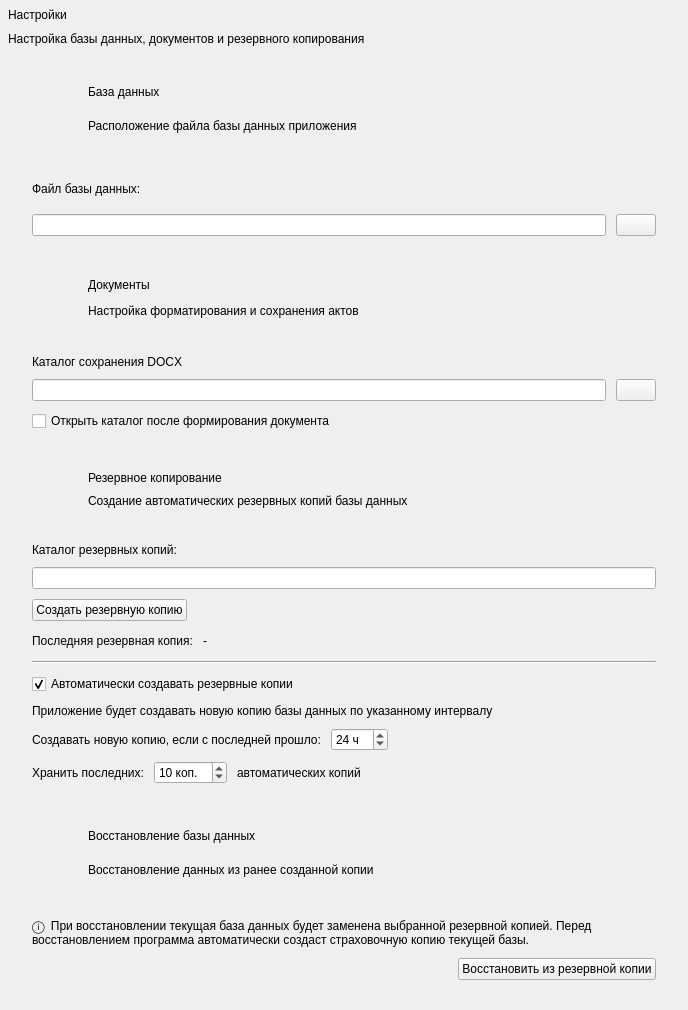
<?xml version="1.0" encoding="UTF-8"?>
<ui version="4.0">
 <class>SettingsWidget</class>
 <widget class="QWidget" name="SettingsWidget">
  <property name="geometry">
   <rect>
    <x>0</x>
    <y>0</y>
    <width>688</width>
    <height>1010</height>
   </rect>
  </property>
  <property name="windowTitle">
   <string>SettingsWidget</string>
  </property>
  <layout class="QVBoxLayout" name="SettingsWidgetLayout">
   <property name="spacing">
    <number>10</number>
   </property>
   <property name="leftMargin">
    <number>8</number>
   </property>
   <property name="topMargin">
    <number>8</number>
   </property>
   <property name="rightMargin">
    <number>8</number>
   </property>
   <property name="bottomMargin">
    <number>8</number>
   </property>
   <item>
    <widget class="QLabel" name="titleLabel">
     <property name="text">
      <string>Настройки</string>
     </property>
    </widget>
   </item>
   <item>
    <widget class="QLabel" name="subtitleLabel">
     <property name="text">
      <string>Настройка базы данных, документов и резервного копирования</string>
     </property>
    </widget>
   </item>
   <item>
    <widget class="QScrollArea" name="settingsScrollArea">
     <property name="minimumSize">
      <size>
       <width>0</width>
       <height>0</height>
      </size>
     </property>
     <property name="frameShape">
      <enum>QFrame::Shape::NoFrame</enum>
     </property>
     <property name="horizontalScrollBarPolicy">
      <enum>Qt::ScrollBarPolicy::ScrollBarAlwaysOff</enum>
     </property>
     <property name="widgetResizable">
      <bool>true</bool>
     </property>
     <widget class="QWidget" name="scrollAreaWidgetContents">
      <property name="geometry">
       <rect>
        <x>0</x>
        <y>0</y>
        <width>660</width>
        <height>953</height>
       </rect>
      </property>
      <layout class="QVBoxLayout" name="settingsLayout">
       <property name="spacing">
        <number>10</number>
       </property>
       <property name="leftMargin">
        <number>8</number>
       </property>
       <property name="topMargin">
        <number>8</number>
       </property>
       <property name="rightMargin">
        <number>8</number>
       </property>
       <property name="bottomMargin">
        <number>8</number>
       </property>
       <item>
        <widget class="QFrame" name="databaseCard">
         <property name="minimumSize">
          <size>
           <width>0</width>
           <height>0</height>
          </size>
         </property>
         <property name="frameShape">
          <enum>QFrame::Shape::NoFrame</enum>
         </property>
         <property name="frameShadow">
          <enum>QFrame::Shadow::Raised</enum>
         </property>
         <property name="card" stdset="0">
          <bool>true</bool>
         </property>
         <layout class="QVBoxLayout" name="databaseCardLayout">
          <property name="leftMargin">
           <number>0</number>
          </property>
          <property name="topMargin">
           <number>0</number>
          </property>
          <property name="rightMargin">
           <number>0</number>
          </property>
          <property name="bottomMargin">
           <number>0</number>
          </property>
          <item>
           <widget class="QWidget" name="databaseHeader" native="true">
            <property name="minimumSize">
             <size>
              <width>0</width>
              <height>0</height>
             </size>
            </property>
            <property name="cardHeader" stdset="0">
             <bool>true</bool>
            </property>
            <layout class="QHBoxLayout" name="databaseHeaderLayout">
             <property name="spacing">
              <number>12</number>
             </property>
             <property name="leftMargin">
              <number>16</number>
             </property>
             <property name="topMargin">
              <number>12</number>
             </property>
             <property name="rightMargin">
              <number>16</number>
             </property>
             <property name="bottomMargin">
              <number>12</number>
             </property>
             <item>
              <widget class="QFrame" name="databaseIconFrame">
               <property name="sizePolicy">
                <sizepolicy hsizetype="Fixed" vsizetype="Fixed">
                 <horstretch>0</horstretch>
                 <verstretch>0</verstretch>
                </sizepolicy>
               </property>
               <property name="minimumSize">
                <size>
                 <width>44</width>
                 <height>44</height>
                </size>
               </property>
               <property name="maximumSize">
                <size>
                 <width>44</width>
                 <height>44</height>
                </size>
               </property>
               <property name="frameShape">
                <enum>QFrame::Shape::NoFrame</enum>
               </property>
               <property name="frameShadow">
                <enum>QFrame::Shadow::Raised</enum>
               </property>
               <property name="iconRole" stdset="0">
                <string>database</string>
               </property>
               <layout class="QHBoxLayout" name="databaseIconFrameLayout">
                <property name="spacing">
                 <number>0</number>
                </property>
                <property name="leftMargin">
                 <number>10</number>
                </property>
                <property name="topMargin">
                 <number>10</number>
                </property>
                <property name="rightMargin">
                 <number>10</number>
                </property>
                <property name="bottomMargin">
                 <number>10</number>
                </property>
                <item>
                 <widget class="QLabel" name="databaseIconLabel">
                  <property name="minimumSize">
                   <size>
                    <width>24</width>
                    <height>24</height>
                   </size>
                  </property>
                  <property name="maximumSize">
                   <size>
                    <width>24</width>
                    <height>24</height>
                   </size>
                  </property>
                  <property name="text">
                   <string/>
                  </property>
                  <property name="pixmap">
                   <pixmap resource="../resources/resources.qrc">:/icons/database.svg</pixmap>
                  </property>
                  <property name="alignment">
                   <set>Qt::AlignmentFlag::AlignCenter</set>
                  </property>
                 </widget>
                </item>
               </layout>
              </widget>
             </item>
             <item>
              <layout class="QVBoxLayout" name="databaseTitleLayout">
               <property name="spacing">
                <number>2</number>
               </property>
               <item>
                <widget class="QLabel" name="dbLabel">
                 <property name="text">
                  <string>База данных</string>
                 </property>
                </widget>
               </item>
               <item>
                <widget class="QLabel" name="databaseSubtitleLabel">
                 <property name="text">
                  <string>Расположение файла базы данных приложения</string>
                 </property>
                </widget>
               </item>
              </layout>
             </item>
            </layout>
           </widget>
          </item>
          <item>
           <widget class="QWidget" name="databaseBody" native="true">
            <property name="cardBody" stdset="0">
             <bool>true</bool>
            </property>
            <layout class="QVBoxLayout" name="databaseBodyLayout">
             <property name="spacing">
              <number>10</number>
             </property>
             <property name="leftMargin">
              <number>16</number>
             </property>
             <property name="topMargin">
              <number>14</number>
             </property>
             <property name="rightMargin">
              <number>16</number>
             </property>
             <property name="bottomMargin">
              <number>14</number>
             </property>
             <item>
              <widget class="QLabel" name="databasePathLabel">
               <property name="text">
                <string>Файл базы данных:</string>
               </property>
              </widget>
             </item>
             <item>
              <layout class="QHBoxLayout" name="databasePathLayout">
               <item>
                <widget class="QLineEdit" name="databasePathLineEdit">
                 <property name="readOnly">
                  <bool>true</bool>
                 </property>
                </widget>
               </item>
               <item>
                <widget class="QPushButton" name="selectDatabaseButton">
                 <property name="text">
                  <string/>
                 </property>
                 <property name="icon">
                  <iconset resource="../resources/resources.qrc">
                   <normaloff>:/icons/folder.svg</normaloff>:/icons/folder.svg</iconset>
                 </property>
                 <property name="iconSize">
                  <size>
                   <width>20</width>
                   <height>20</height>
                  </size>
                 </property>
                </widget>
               </item>
              </layout>
             </item>
            </layout>
           </widget>
          </item>
         </layout>
        </widget>
       </item>
       <item>
        <widget class="QFrame" name="documentCard">
         <property name="frameShape">
          <enum>QFrame::Shape::NoFrame</enum>
         </property>
         <property name="frameShadow">
          <enum>QFrame::Shadow::Raised</enum>
         </property>
         <property name="card" stdset="0">
          <bool>true</bool>
         </property>
         <layout class="QVBoxLayout" name="documentCardLayout">
          <property name="leftMargin">
           <number>0</number>
          </property>
          <property name="topMargin">
           <number>0</number>
          </property>
          <property name="rightMargin">
           <number>0</number>
          </property>
          <property name="bottomMargin">
           <number>0</number>
          </property>
          <item>
           <widget class="QWidget" name="documentHeader" native="true">
            <property name="cardHeader" stdset="0">
             <bool>true</bool>
            </property>
            <layout class="QHBoxLayout" name="documentHeaderLayout">
             <property name="spacing">
              <number>12</number>
             </property>
             <property name="leftMargin">
              <number>16</number>
             </property>
             <property name="topMargin">
              <number>12</number>
             </property>
             <property name="rightMargin">
              <number>16</number>
             </property>
             <property name="bottomMargin">
              <number>12</number>
             </property>
             <item>
              <widget class="QFrame" name="documentIconFrame">
               <property name="minimumSize">
                <size>
                 <width>44</width>
                 <height>44</height>
                </size>
               </property>
               <property name="maximumSize">
                <size>
                 <width>44</width>
                 <height>44</height>
                </size>
               </property>
               <property name="frameShape">
                <enum>QFrame::Shape::NoFrame</enum>
               </property>
               <property name="frameShadow">
                <enum>QFrame::Shadow::Raised</enum>
               </property>
               <property name="iconRole" stdset="0">
                <string>document</string>
               </property>
               <layout class="QHBoxLayout" name="documentIconFrameLayout">
                <property name="spacing">
                 <number>0</number>
                </property>
                <property name="leftMargin">
                 <number>10</number>
                </property>
                <property name="topMargin">
                 <number>10</number>
                </property>
                <property name="rightMargin">
                 <number>10</number>
                </property>
                <property name="bottomMargin">
                 <number>10</number>
                </property>
                <item>
                 <widget class="QLabel" name="documentIconLabel">
                  <property name="minimumSize">
                   <size>
                    <width>24</width>
                    <height>24</height>
                   </size>
                  </property>
                  <property name="maximumSize">
                   <size>
                    <width>24</width>
                    <height>24</height>
                   </size>
                  </property>
                  <property name="text">
                   <string/>
                  </property>
                  <property name="pixmap">
                   <pixmap resource="../resources/resources.qrc">:/icons/document.svg</pixmap>
                  </property>
                  <property name="alignment">
                   <set>Qt::AlignmentFlag::AlignCenter</set>
                  </property>
                 </widget>
                </item>
               </layout>
              </widget>
             </item>
             <item>
              <layout class="QVBoxLayout" name="documentTitleLayout">
               <property name="spacing">
                <number>2</number>
               </property>
               <item>
                <widget class="QLabel" name="documentCardTitleLabel">
                 <property name="text">
                  <string>Документы</string>
                 </property>
                </widget>
               </item>
               <item>
                <widget class="QLabel" name="documentCardSubtitleLabel">
                 <property name="text">
                  <string>Настройка форматирования и сохранения актов</string>
                 </property>
                </widget>
               </item>
              </layout>
             </item>
            </layout>
           </widget>
          </item>
          <item>
           <widget class="QWidget" name="documentBody" native="true">
            <property name="cardBody" stdset="0">
             <bool>true</bool>
            </property>
            <layout class="QVBoxLayout" name="documentBodyLayout">
             <property name="spacing">
              <number>10</number>
             </property>
             <property name="leftMargin">
              <number>16</number>
             </property>
             <property name="topMargin">
              <number>14</number>
             </property>
             <property name="rightMargin">
              <number>16</number>
             </property>
             <property name="bottomMargin">
              <number>14</number>
             </property>
             <item>
              <widget class="QLabel" name="documentGeneartorPath">
               <property name="text">
                <string>Каталог сохранения DOCX</string>
               </property>
              </widget>
             </item>
             <item>
              <layout class="QHBoxLayout" name="documentGeneratorPathLayout">
               <item>
                <widget class="QLineEdit" name="docxPathLineEdit">
                 <property name="readOnly">
                  <bool>true</bool>
                 </property>
                </widget>
               </item>
               <item>
                <widget class="QPushButton" name="selectDocxPathButton">
                 <property name="text">
                  <string/>
                 </property>
                 <property name="icon">
                  <iconset resource="../resources/resources.qrc">
                   <normaloff>:/icons/folder.svg</normaloff>:/icons/folder.svg</iconset>
                 </property>
                 <property name="iconSize">
                  <size>
                   <width>20</width>
                   <height>20</height>
                  </size>
                 </property>
                 <property name="buttonRole" stdset="0">
                  <string>secondary</string>
                 </property>
                </widget>
               </item>
              </layout>
             </item>
             <item>
              <widget class="QCheckBox" name="openDocxDirectoryCheckBox">
               <property name="text">
                <string>Открыть каталог после формирования документа</string>
               </property>
              </widget>
             </item>
            </layout>
           </widget>
          </item>
         </layout>
        </widget>
       </item>
       <item>
        <widget class="QFrame" name="backupCard">
         <property name="minimumSize">
          <size>
           <width>0</width>
           <height>0</height>
          </size>
         </property>
         <property name="frameShape">
          <enum>QFrame::Shape::NoFrame</enum>
         </property>
         <property name="frameShadow">
          <enum>QFrame::Shadow::Raised</enum>
         </property>
         <property name="card" stdset="0">
          <bool>true</bool>
         </property>
         <layout class="QVBoxLayout" name="backupCardLayout">
          <property name="leftMargin">
           <number>0</number>
          </property>
          <property name="topMargin">
           <number>0</number>
          </property>
          <property name="rightMargin">
           <number>0</number>
          </property>
          <property name="bottomMargin">
           <number>0</number>
          </property>
          <item>
           <widget class="QWidget" name="backupHeader" native="true">
            <property name="cardHeader" stdset="0">
             <bool>true</bool>
            </property>
            <layout class="QHBoxLayout" name="horizontalLayout_7">
             <property name="spacing">
              <number>12</number>
             </property>
             <property name="leftMargin">
              <number>16</number>
             </property>
             <property name="topMargin">
              <number>12</number>
             </property>
             <property name="rightMargin">
              <number>16</number>
             </property>
             <property name="bottomMargin">
              <number>12</number>
             </property>
             <item>
              <widget class="QFrame" name="backupIconFrame">
               <property name="minimumSize">
                <size>
                 <width>44</width>
                 <height>44</height>
                </size>
               </property>
               <property name="maximumSize">
                <size>
                 <width>44</width>
                 <height>44</height>
                </size>
               </property>
               <property name="frameShape">
                <enum>QFrame::Shape::NoFrame</enum>
               </property>
               <property name="frameShadow">
                <enum>QFrame::Shadow::Raised</enum>
               </property>
               <layout class="QHBoxLayout" name="backupIconFrameLayout">
                <property name="spacing">
                 <number>0</number>
                </property>
                <property name="leftMargin">
                 <number>10</number>
                </property>
                <property name="topMargin">
                 <number>10</number>
                </property>
                <property name="rightMargin">
                 <number>10</number>
                </property>
                <property name="bottomMargin">
                 <number>10</number>
                </property>
                <item>
                 <widget class="QLabel" name="backupIconLabel">
                  <property name="minimumSize">
                   <size>
                    <width>24</width>
                    <height>24</height>
                   </size>
                  </property>
                  <property name="maximumSize">
                   <size>
                    <width>24</width>
                    <height>24</height>
                   </size>
                  </property>
                  <property name="text">
                   <string/>
                  </property>
                  <property name="pixmap">
                   <pixmap resource="../resources/resources.qrc">:/icons/backup.svg</pixmap>
                  </property>
                  <property name="alignment">
                   <set>Qt::AlignmentFlag::AlignCenter</set>
                  </property>
                  <property name="iconRole" stdset="0">
                   <string>backup</string>
                  </property>
                 </widget>
                </item>
               </layout>
              </widget>
             </item>
             <item>
              <layout class="QVBoxLayout" name="backupTitleLayout">
               <property name="spacing">
                <number>2</number>
               </property>
               <item>
                <widget class="QLabel" name="backupTitleLabel">
                 <property name="text">
                  <string>Резервное копирование</string>
                 </property>
                </widget>
               </item>
               <item>
                <widget class="QLabel" name="buckupSubtitleLabel">
                 <property name="text">
                  <string>Создание автоматических резервных копий базы данных</string>
                 </property>
                </widget>
               </item>
              </layout>
             </item>
            </layout>
           </widget>
          </item>
          <item>
           <widget class="QWidget" name="backupBody" native="true">
            <property name="cardBody" stdset="0">
             <bool>true</bool>
            </property>
            <layout class="QVBoxLayout" name="backupBodyLayout">
             <property name="spacing">
              <number>10</number>
             </property>
             <property name="leftMargin">
              <number>16</number>
             </property>
             <property name="topMargin">
              <number>14</number>
             </property>
             <property name="rightMargin">
              <number>16</number>
             </property>
             <property name="bottomMargin">
              <number>14</number>
             </property>
             <item>
              <widget class="QLabel" name="backupPathLabel">
               <property name="text">
                <string>Каталог резервных копий:</string>
               </property>
              </widget>
             </item>
             <item>
              <widget class="QLineEdit" name="backupPathLineEdit">
               <property name="readOnly">
                <bool>true</bool>
               </property>
              </widget>
             </item>
             <item>
              <layout class="QHBoxLayout" name="bakupNuttonLayout">
               <item>
                <widget class="QPushButton" name="createBackupButton">
                 <property name="text">
                  <string>Создать резервную копию</string>
                 </property>
                 <property name="icon">
                  <iconset resource="../resources/resources.qrc">
                   <normaloff>:/icons/backup-action.svg</normaloff>:/icons/backup-action.svg</iconset>
                 </property>
                 <property name="iconSize">
                  <size>
                   <width>20</width>
                   <height>20</height>
                  </size>
                 </property>
                 <property name="buttonRole" stdset="0">
                  <string>primary</string>
                 </property>
                </widget>
               </item>
               <item>
                <spacer name="bakcupButtonSpacer">
                 <property name="orientation">
                  <enum>Qt::Orientation::Horizontal</enum>
                 </property>
                 <property name="sizeHint" stdset="0">
                  <size>
                   <width>40</width>
                   <height>20</height>
                  </size>
                 </property>
                </spacer>
               </item>
              </layout>
             </item>
             <item>
              <layout class="QHBoxLayout" name="backupLastLayout">
               <item>
                <widget class="QLabel" name="lsatBackupTitle">
                 <property name="text">
                  <string>Последняя резервная копия:</string>
                 </property>
                </widget>
               </item>
               <item>
                <widget class="QLabel" name="lastBackupLabel">
                 <property name="text">
                  <string>-</string>
                 </property>
                </widget>
               </item>
               <item>
                <spacer name="backupLastSpacer">
                 <property name="orientation">
                  <enum>Qt::Orientation::Horizontal</enum>
                 </property>
                 <property name="sizeHint" stdset="0">
                  <size>
                   <width>40</width>
                   <height>20</height>
                  </size>
                 </property>
                </spacer>
               </item>
              </layout>
             </item>
             <item>
              <widget class="Line" name="line">
               <property name="orientation">
                <enum>Qt::Orientation::Horizontal</enum>
               </property>
              </widget>
             </item>
             <item>
              <widget class="QCheckBox" name="automaticBackupCheckBox">
               <property name="text">
                <string>Автоматически создавать резервные копии</string>
               </property>
               <property name="checked">
                <bool>true</bool>
               </property>
              </widget>
             </item>
             <item>
              <widget class="QLabel" name="backupInformationLabel">
               <property name="text">
                <string>Приложение будет создавать новую копию базы данных по указанному интервалу</string>
               </property>
              </widget>
             </item>
             <item>
              <layout class="QHBoxLayout" name="backupIntervalLayout">
               <item>
                <widget class="QLabel" name="backupIntervalLabel">
                 <property name="text">
                  <string>Создавать новую копию, если с последней прошло:</string>
                 </property>
                </widget>
               </item>
               <item>
                <widget class="QSpinBox" name="backupIntervalSpinBox">
                 <property name="suffix">
                  <string> ч</string>
                 </property>
                 <property name="minimum">
                  <number>1</number>
                 </property>
                 <property name="maximum">
                  <number>270</number>
                 </property>
                 <property name="value">
                  <number>24</number>
                 </property>
                </widget>
               </item>
               <item>
                <spacer name="backupIntervalSpacer">
                 <property name="orientation">
                  <enum>Qt::Orientation::Horizontal</enum>
                 </property>
                 <property name="sizeHint" stdset="0">
                  <size>
                   <width>40</width>
                   <height>20</height>
                  </size>
                 </property>
                </spacer>
               </item>
              </layout>
             </item>
             <item>
              <layout class="QHBoxLayout" name="backupNumberLayout">
               <item>
                <widget class="QLabel" name="databaseCopyLabel">
                 <property name="text">
                  <string>Хранить последних:</string>
                 </property>
                </widget>
               </item>
               <item>
                <widget class="QSpinBox" name="backupKeepCountSpinBox">
                 <property name="suffix">
                  <string> коп.</string>
                 </property>
                 <property name="minimum">
                  <number>1</number>
                 </property>
                 <property name="maximum">
                  <number>100</number>
                 </property>
                 <property name="value">
                  <number>10</number>
                 </property>
                </widget>
               </item>
               <item>
                <widget class="QLabel" name="keepCountLabel">
                 <property name="text">
                  <string>автоматических копий</string>
                 </property>
                </widget>
               </item>
               <item>
                <spacer name="backupNumberSpacer">
                 <property name="orientation">
                  <enum>Qt::Orientation::Horizontal</enum>
                 </property>
                 <property name="sizeHint" stdset="0">
                  <size>
                   <width>40</width>
                   <height>20</height>
                  </size>
                 </property>
                </spacer>
               </item>
              </layout>
             </item>
            </layout>
           </widget>
          </item>
         </layout>
        </widget>
       </item>
       <item>
        <widget class="QFrame" name="restoreCard">
         <property name="minimumSize">
          <size>
           <width>0</width>
           <height>0</height>
          </size>
         </property>
         <property name="frameShape">
          <enum>QFrame::Shape::NoFrame</enum>
         </property>
         <property name="frameShadow">
          <enum>QFrame::Shadow::Raised</enum>
         </property>
         <property name="card" stdset="0">
          <bool>true</bool>
         </property>
         <layout class="QVBoxLayout" name="restoreCardLayout">
          <property name="leftMargin">
           <number>0</number>
          </property>
          <property name="topMargin">
           <number>0</number>
          </property>
          <property name="rightMargin">
           <number>0</number>
          </property>
          <property name="bottomMargin">
           <number>0</number>
          </property>
          <item>
           <widget class="QFrame" name="restoreHeader">
            <property name="frameShape">
             <enum>QFrame::Shape::NoFrame</enum>
            </property>
            <property name="frameShadow">
             <enum>QFrame::Shadow::Raised</enum>
            </property>
            <property name="cardHeader" stdset="0">
             <bool>true</bool>
            </property>
            <layout class="QHBoxLayout" name="restoreHeaderLayout">
             <property name="spacing">
              <number>12</number>
             </property>
             <property name="leftMargin">
              <number>16</number>
             </property>
             <property name="topMargin">
              <number>12</number>
             </property>
             <property name="rightMargin">
              <number>16</number>
             </property>
             <property name="bottomMargin">
              <number>12</number>
             </property>
             <item>
              <widget class="QFrame" name="restoreIconFrame">
               <property name="sizePolicy">
                <sizepolicy hsizetype="Preferred" vsizetype="Preferred">
                 <horstretch>0</horstretch>
                 <verstretch>0</verstretch>
                </sizepolicy>
               </property>
               <property name="minimumSize">
                <size>
                 <width>44</width>
                 <height>44</height>
                </size>
               </property>
               <property name="maximumSize">
                <size>
                 <width>44</width>
                 <height>44</height>
                </size>
               </property>
               <property name="frameShape">
                <enum>QFrame::Shape::NoFrame</enum>
               </property>
               <property name="frameShadow">
                <enum>QFrame::Shadow::Raised</enum>
               </property>
               <property name="iconRole" stdset="0">
                <string>restore</string>
               </property>
               <layout class="QHBoxLayout" name="restoreIconFrameLayout">
                <property name="spacing">
                 <number>0</number>
                </property>
                <property name="leftMargin">
                 <number>10</number>
                </property>
                <property name="topMargin">
                 <number>10</number>
                </property>
                <property name="rightMargin">
                 <number>10</number>
                </property>
                <property name="bottomMargin">
                 <number>10</number>
                </property>
                <item>
                 <widget class="QLabel" name="restoreIconLabel">
                  <property name="minimumSize">
                   <size>
                    <width>24</width>
                    <height>24</height>
                   </size>
                  </property>
                  <property name="maximumSize">
                   <size>
                    <width>24</width>
                    <height>24</height>
                   </size>
                  </property>
                  <property name="text">
                   <string/>
                  </property>
                  <property name="pixmap">
                   <pixmap resource="../resources/resources.qrc">:/icons/restore.svg</pixmap>
                  </property>
                  <property name="alignment">
                   <set>Qt::AlignmentFlag::AlignCenter</set>
                  </property>
                 </widget>
                </item>
               </layout>
              </widget>
             </item>
             <item>
              <layout class="QVBoxLayout" name="restoreTitleLyaout">
               <property name="spacing">
                <number>2</number>
               </property>
               <item>
                <widget class="QLabel" name="restoreTitleLabel">
                 <property name="text">
                  <string>Восстановление базы данных</string>
                 </property>
                </widget>
               </item>
               <item>
                <widget class="QLabel" name="restoreSubtitleLabel">
                 <property name="text">
                  <string>Восстановление данных из ранее созданной копии</string>
                 </property>
                </widget>
               </item>
              </layout>
             </item>
            </layout>
           </widget>
          </item>
          <item>
           <widget class="QFrame" name="restoreBody">
            <property name="frameShape">
             <enum>QFrame::Shape::NoFrame</enum>
            </property>
            <property name="frameShadow">
             <enum>QFrame::Shadow::Raised</enum>
            </property>
            <property name="cardBody" stdset="0">
             <bool>true</bool>
            </property>
            <layout class="QVBoxLayout" name="restoreBodyLayout">
             <property name="spacing">
              <number>10</number>
             </property>
             <property name="leftMargin">
              <number>16</number>
             </property>
             <property name="topMargin">
              <number>14</number>
             </property>
             <property name="rightMargin">
              <number>16</number>
             </property>
             <property name="bottomMargin">
              <number>14</number>
             </property>
             <item>
              <widget class="QLabel" name="restoreInformationLabel">
               <property name="text">
                <string>ⓘ  При восстановлении текущая база данных будет заменена выбранной резервной копией. Перед восстановлением программа автоматически создаст страховочную копию текущей базы.</string>
               </property>
               <property name="wordWrap">
                <bool>true</bool>
               </property>
              </widget>
             </item>
             <item>
              <layout class="QHBoxLayout" name="restoreButtonLayout">
               <item>
                <spacer name="restoreButtonSpacer">
                 <property name="orientation">
                  <enum>Qt::Orientation::Horizontal</enum>
                 </property>
                 <property name="sizeHint" stdset="0">
                  <size>
                   <width>40</width>
                   <height>20</height>
                  </size>
                 </property>
                </spacer>
               </item>
               <item>
                <widget class="QPushButton" name="restoreBackupButton">
                 <property name="text">
                  <string>Восстановить из резервной копии</string>
                 </property>
                 <property name="icon">
                  <iconset resource="../resources/resources.qrc">
                   <normaloff>:/icons/restore-action.svg</normaloff>:/icons/restore-action.svg</iconset>
                 </property>
                 <property name="iconSize">
                  <size>
                   <width>20</width>
                   <height>20</height>
                  </size>
                 </property>
                 <property name="buttonRole" stdset="0">
                  <string>secondary</string>
                 </property>
                </widget>
               </item>
              </layout>
             </item>
            </layout>
           </widget>
          </item>
         </layout>
        </widget>
       </item>
      </layout>
     </widget>
    </widget>
   </item>
  </layout>
 </widget>
 <tabstops>
  <tabstop>createBackupButton</tabstop>
  <tabstop>backupIntervalSpinBox</tabstop>
  <tabstop>backupKeepCountSpinBox</tabstop>
  <tabstop>restoreBackupButton</tabstop>
 </tabstops>
 <resources>
  <include location="../resources/resources.qrc"/>
 </resources>
 <connections/>
</ui>
